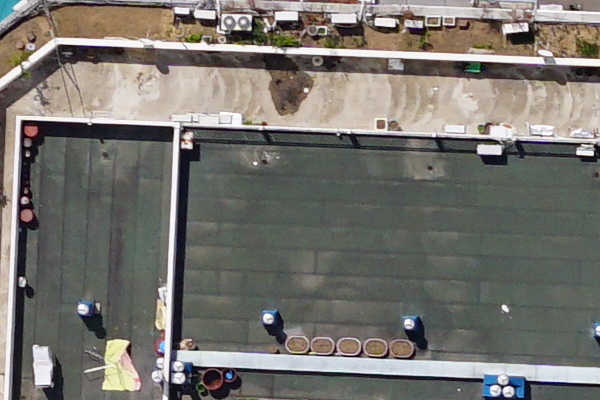
#> input picture 01_DSC02912_2400_2000.png, 600 x 400 px
$ python -i post_util.py   (imports and definitions only)   (older library calls are emulated)
#> lines starting #> are read from the running program, lines starting #| are printed output that depends on the picture
#> further down, picture is the input picture: shape (400, 600, 3); mean B, G, R 109.5, 115.7, 117.7
import cv2
import matplotlib.pyplot as plt
import numpy as np

from skimage.exposure import match_histograms

def hist(img, mask = None, ratio = [0,256]):

    hist = cv2.calcHist(img, [0], mask, [256], ratio)
#> hist = 256 values, max 31 at index 168, min 0 at index 0, mean 7.03
    plt.plot(hist, color = 'b')

    hist = cv2.calcHist(img, [1], mask, [256], ratio)
#> hist = 256 values, max 40 at index 163, min 0 at index 0, mean 7.03
    plt.plot(hist, color = 'g')

    hist = cv2.calcHist(img, [2], mask, [256], ratio)
#> hist = 256 values, max 30 at index 164, min 0 at index 0, mean 7.03
    plt.plot(hist, color = 'r')

    plt.show()
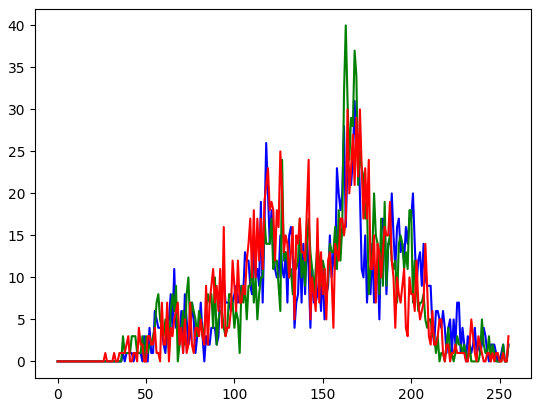
#> figure drawn by matplotlib, 1 panel; curve peaks at x = 168, y = 31; curve peaks at x = 163, y = 40; curve peaks at x = 164, y = 30

# [61 lines left out: functions _match_cumulative_cdf, _match_cumulative_cdf_mul, match_histograms, not called in this run]

>>> import cv2
>>> picture = cv2.imread('01_DSC02912_2400_2000.png')
>>> result = hist(picture)
